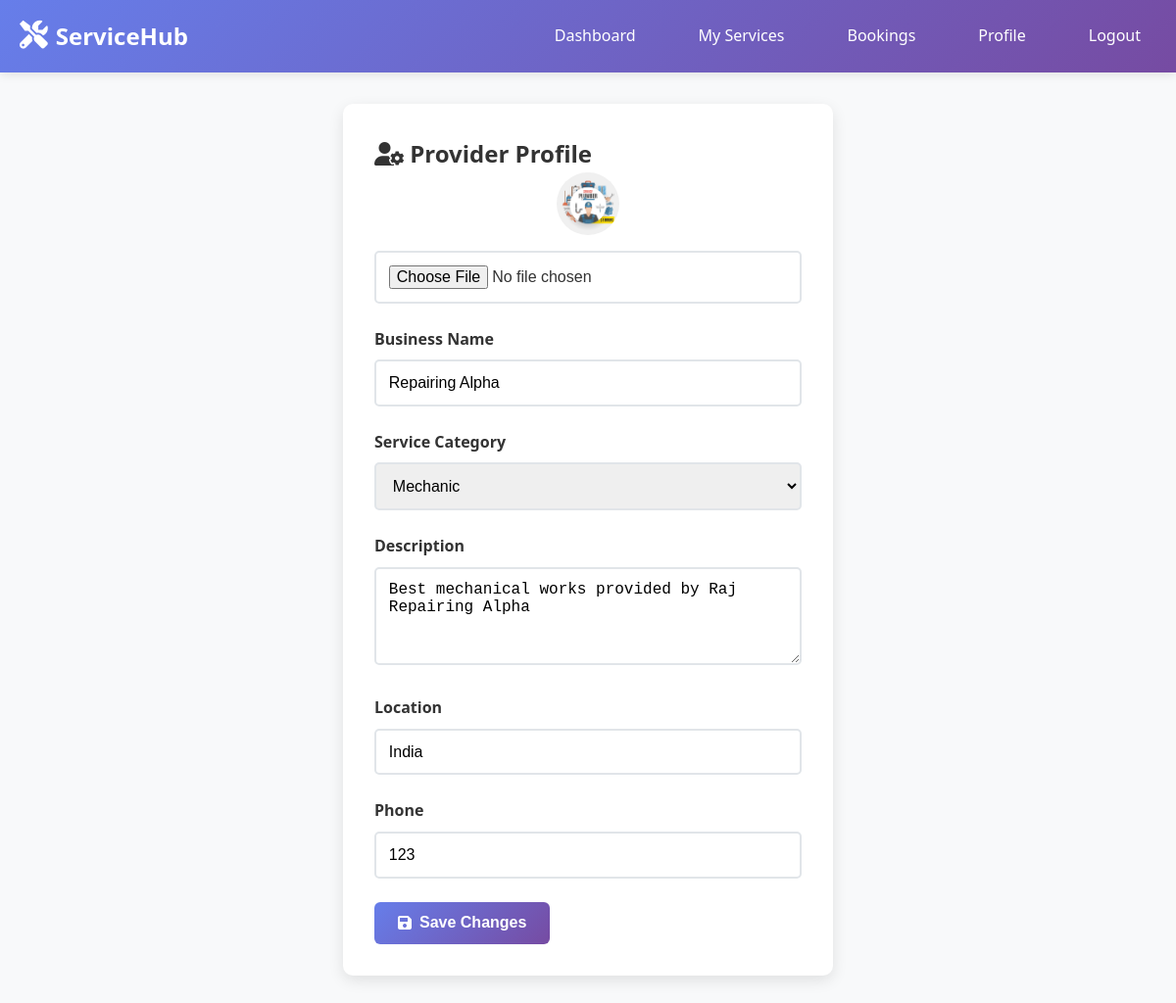
Page /provider/profile.php (signed in) on the committed database.
### tables this page shows
CREATE TABLE `providers` (
  `id` int(11) NOT NULL,
  `user_id` int(11) NOT NULL,
  `business_name` varchar(100) NOT NULL,
  `service_category` enum('electrician','plumber','photographer','cleaner','gardener','painter','carpenter','mechanic','tutor','designer') NOT NULL,
  `description` text DEFAULT NULL,
  `location` varchar(255) NOT NULL,
  `phone` varchar(20) NOT NULL,
  `hourly_rate` decimal(10,2) NOT NULL,
  `kyc_document` varchar(255) DEFAULT NULL,
  `status` enum('pending','approved','rejected') NOT NULL DEFAULT 'pending',
  `rating` decimal(3,2) DEFAULT 0.00,
  `total_reviews` int(11) DEFAULT 0,
  `created_at` timestamp NOT NULL DEFAULT current_timestamp(),
  `updated_at` timestamp NOT NULL DEFAULT current_timestamp() ON UPDATE current_timestamp()
);

CREATE TABLE `users` (
  `id` int(11) NOT NULL,
  `username` varchar(50) NOT NULL,
  `email` varchar(100) NOT NULL,
  `password` varchar(255) NOT NULL,
  `role` enum('admin','provider','customer') NOT NULL DEFAULT 'customer',
  `status` enum('active','inactive','suspended') NOT NULL DEFAULT 'active',
  `profile_image` varchar(255) DEFAULT NULL,
  `phone` varchar(20) DEFAULT NULL,
  `address` text DEFAULT NULL,
  `created_at` timestamp NOT NULL DEFAULT current_timestamp(),
  `updated_at` timestamp NOT NULL DEFAULT current_timestamp() ON UPDATE current_timestamp()
);

### includes/functions.php (called while the page is built, shortened)
<?php
function get_service_categories() {
    return [
        'electrician' => 'Electrician',
        'plumber' => 'Plumber',
        'photographer' => 'Photographer',
        'cleaner' => 'Cleaner',
        'gardener' => 'Gardener',
        'painter' => 'Painter',
        'carpenter' => 'Carpenter',
        'mechanic' => 'Mechanic',
        'tutor' => 'Tutor',
        'designer' => 'Designer'
    ];
}
?>

### provider/profile.php (the view, shortened to what this page needs)
<?php
require_once '../config/database.php';
require_once '../includes/functions.php';
$user_id = $_SESSION['user_id'];
$provider_query = "SELECT p.*, u.email, u.profile_image FROM providers p JOIN users u ON p.user_id = u.id WHERE p.user_id = ?";
$provider_stmt = mysqli_prepare($conn, $provider_query);
mysqli_stmt_bind_param($provider_stmt, 'i', $user_id);
mysqli_stmt_execute($provider_stmt);
$provider_result = mysqli_stmt_get_result($provider_stmt);
$provider = mysqli_fetch_assoc($provider_result);
$categories = get_service_categories();
?>
<!DOCTYPE html>
<html lang="en">
<head>
    <link rel="stylesheet" href="../assets/css/style.css">
    <link href="https://cdnjs.cloudflare.com/ajax/libs/font-awesome/6.0.0/css/all.min.css" rel="stylesheet">
</head>
<body>
    <nav class="navbar">
        <div class="nav-container">
            <div class="nav-logo">
                <a href="../index.php">
                    <i class="fas fa-tools"></i>
                    <span>ServiceHub</span>
                </a>
            </div>
            <div class="nav-menu">
                <a href="dashboard.php" class="nav-link">Dashboard</a>
                <a href="services.php" class="nav-link">My Services</a>
                <a href="bookings.php" class="nav-link">Bookings</a>
                <a href="profile.php" class="nav-link active">Profile</a>
                <a href="../auth/logout.php" class="nav-link">Logout</a>
            </div>
        </div>
    </nav>
    <div class="container">
        <div class="form-container">
            <h2><i class="fas fa-user-cog"></i> Provider Profile</h2>
            <form method="POST" action="" enctype="multipart/form-data">
                <div class="form-group" style="text-align:center;">
                    <?php
                    $img = $provider['profile_image'] ? '../uploads/profiles/' . $provider['profile_image'] : '../assets/images/default-avatar.png';
                    ?>
                    <img src="<?php echo $img; ?>" alt="Profile Image" class="avatar" style="margin-bottom:1rem;">
                    <input type="file" name="profile_image" accept=".jpg,.jpeg,.png">
                </div>
                <div class="form-group">
                    <label for="business_name">Business Name</label>
                    <input type="text" id="business_name" name="business_name" required value="<?php echo htmlspecialchars($provider['business_name']); ?>">
                </div>
                <div class="form-group">
                    <label for="service_category">Service Category</label>
                    <select id="service_category" name="service_category" required>
                        <?php foreach ($categories as $key => $value): ?>
                            <option value="<?php echo $key; ?>" <?php echo ($provider['service_category'] === $key) ? 'selected' : ''; ?>><?php echo $value; ?></option>
                        <?php endforeach; ?>
                    </select>
                </div>
                <div class="form-group">
                    <label for="description">Description</label>
                    <textarea id="description" name="description" required><?php echo htmlspecialchars($provider['description']); ?></textarea>
                </div>
                <div class="form-group">
                    <label for="location">Location</label>
                    <input type="text" id="location" name="location" required value="<?php echo htmlspecialchars($provider['location']); ?>">
                </div>
                <div class="form-group">
                    <label for="phone">Phone</label>
                    <input type="text" id="phone" name="phone" required value="<?php echo htmlspecialchars($provider['phone']); ?>">
                </div>
                <button type="submit" class="btn-primary"><i class="fas fa-save"></i> Save Changes</button>
            </form>
        </div>
    </div>
</body>
</html>

### assets/css/style.css (style rules this page uses)
* { margin: 0; padding: 0; box-sizing: border-box; }
body { font-family: 'Segoe UI', Tahoma, Geneva, Verdana, sans-serif; line-height: 1.6; color: #333; background-color: #f8f9fa; overflow-x: hidden; width: 100%; max-width: 100%; }
html { overflow-x: hidden; width: 100%; max-width: 100%; }
.container { max-width: 1200px; margin: 0 auto; padding: 0 20px; }
.navbar { background: linear-gradient(135deg, #667eea 0%, #764ba2 100%); padding: 1rem 0; box-shadow: 0 2px 10px rgba(0,0,0,0.1); position: sticky; top: 0; z-index: 1000; }
.nav-container { max-width: 1200px; margin: 0 auto; padding: 0 20px; display: flex; justify-content: space-between; align-items: center; }
.nav-logo a { color: white; text-decoration: none; font-size: 1.5rem; font-weight: bold; display: flex; align-items: center; gap: 0.5rem; }
.nav-logo i { font-size: 1.8rem; }
.nav-menu { display: flex; gap: 2rem; align-items: center; }
.nav-link { color: white; text-decoration: none; padding: 0.5rem 1rem; border-radius: 5px; transition: background-color 0.3s ease; }
.btn-primary { background: linear-gradient(135deg, #667eea 0%, #764ba2 100%); color: white; padding: 0.8rem 1.5rem; border: none; border-radius: 5px; cursor: pointer; font-size: 1rem; font-weight: 600; transition: transform 0.3s ease; text-decoration: none; display: inline-flex; align-items: center; gap: 0.5rem; }
.form-container { max-width: 500px; margin: 2rem auto; background: white; padding: 2rem; border-radius: 10px; box-shadow: 0 5px 15px rgba(0,0,0,0.1); }
.form-group { margin-bottom: 1.5rem; }
.form-group label { display: block; margin-bottom: 0.5rem; font-weight: 600; color: #333; }
.form-group input, .form-group select, .form-group textarea { padding: 0.8rem; border: 2px solid #e1e5e9; border-radius: 5px; font-size: 1rem; }
.form-group textarea { resize: vertical; min-height: 100px; }
.btn-primary[type="submit"], .btn-secondary { font-size: 1rem; border-radius: 6px; margin-left: 0px; }
.avatar, .provider-avatar, .provider-thumb, .service-image img { width: 64px; height: 64px; object-position: top; object-fit: cover; border-radius: 50%; display: block; margin: 0 auto; }

### provider/profile.php (style rules this page uses)
.form-group input,textarea,select { width: 100%; }

### rows in the picture
providers: user.profile_image (picture), business_name "Repairing Alpha", service_category "Mechanic", description "Best mechanical works provided by Raj Repairing Alpha", location "India", phone "123"
